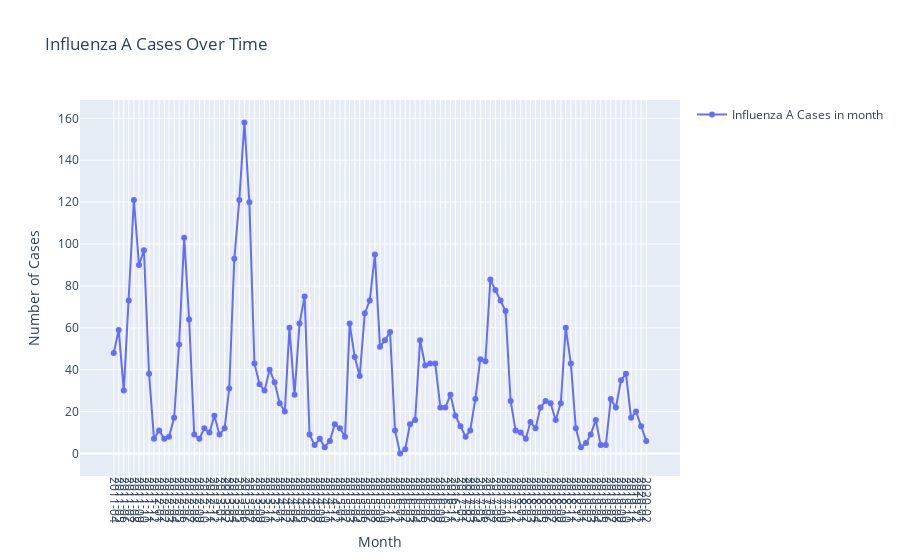

Source (notebook cell):
### Code cell
plot_month_per_year(df, 'case')
